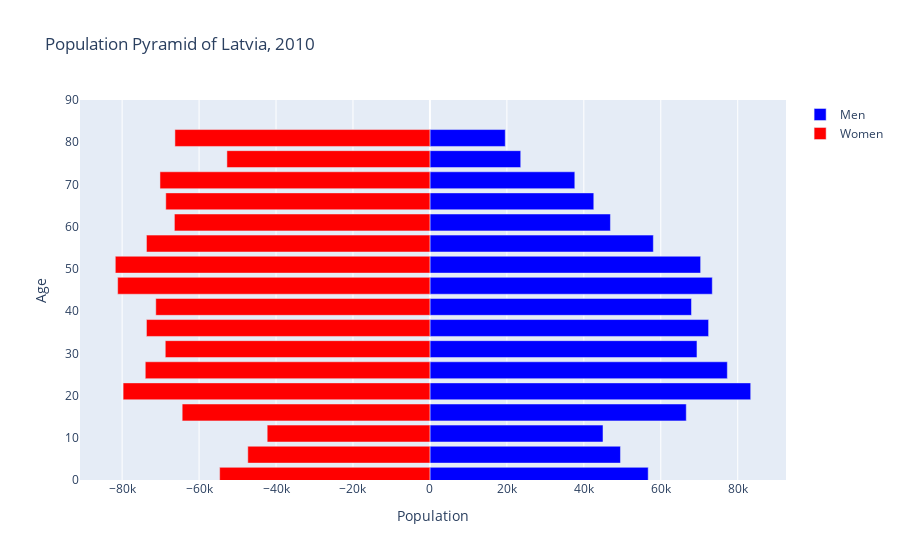
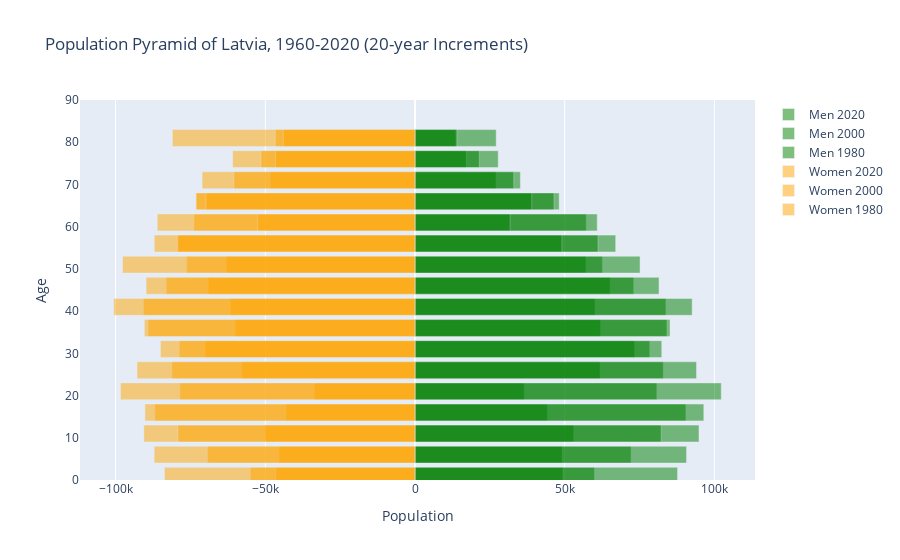

Notebook code for these charts, in order:
### Markdown cell above
### 2. Latvia

### Code cell
pop_pyramid(latvia, "Latvia", [2010])
pop_pyramid(latvia, "Latvia", [2020,1960,20])
animate_pyramid(latvia, "Latvia", (1960, 2020, 1))

### Figure 1 — Plotly figure (JSON) as saved in the notebook; plotly's stock layout.template omitted (floating-point values rounded to 4 significant figures)
{"data": [{"hoverinfo": ["x", "y"], "marker": {"color": "blue"}, "name": "Men", "orientation": "h", "type": "bar", "x": [56732, 49526, 44984, 66624, 83371, 77300, 69405, 72430, 67983, 73387, 70357, 58070, 46916, 42588, 37658, 23600, 19580], "y": [1, 6, 11, 16, 21, 26, 31, 36, 41, 46, 51, 56, 61, 66, 71, 76, 81]}, {"hoverinfo": ["x", "y"], "marker": {"color": "red"}, "name": "Women", "orientation": "h", "type": "bar", "x": [-54654, -47337, -42297, -64392, -79744, -73987, -68788, -73679, -71255, -81166, -81776, -73676, -66416, -68657, -70167, -52771, -66283], "y": [1, 6, 11, 16, 21, 26, 31, 36, 41, 46, 51, 56, 61, 66, 71, 76, 81]}], "layout": {"barmode": "overlay", "title": {"text": "Population Pyramid of Latvia, 2010"}, "xaxis": {"title": {"text": "Population"}}, "yaxis": {"range": [0, 90], "title": {"text": "Age"}}}}

### Figure 2 — Plotly figure (JSON) as saved in the notebook; plotly's stock layout.template omitted (floating-point values rounded to 4 significant figures)
{"data": [{"hoverinfo": ["x", "y"], "marker": {"color": "green"}, "name": "Men 2020", "opacity": 0.5, "orientation": "h", "type": "bar", "x": [59925, 49127, 52985, 44197, 36453, 61794, 73341, 61917, 60104, 65153, 57085, 67029, 57177, 48152, 27051, 27797, 27123], "y": [1, 6, 11, 16, 21, 26, 31, 36, 41, 46, 51, 56, 61, 66, 71, 76, 81]}, {"hoverinfo": ["x", "y"], "marker": {"color": "green"}, "name": "Men 2000", "opacity": 0.5, "orientation": "h", "type": "bar", "x": [49440, 72152, 94845, 90455, 80759, 82904, 78401, 85164, 83796, 73032, 62578, 61111, 60857, 46423, 35196, 17135, 13694], "y": [1, 6, 11, 16, 21, 26, 31, 36, 41, 46, 51, 56, 61, 66, 71, 76, 81]}, {"hoverinfo": ["x", "y"], "marker": {"color": "green"}, "name": "Men 1980", "opacity": 0.5, "orientation": "h", "type": "bar", "x": [87681, 90688, 82217, 96457, 102274, 94020, 82410, 84196, 92561, 81499, 75161, 49060, 31773, 38989, 32978, 21470, 14037], "y": [1, 6, 11, 16, 21, 26, 31, 36, 41, 46, 51, 56, 61, 66, 71, 76, 81]}, {"hoverinfo": ["x", "y"], "marker": {"color": "orange"}, "name": "Women 2020", "opacity": 0.5, "orientation": "h", "type": "bar", "x": [-55023, -45384, -50019, -43059, -33644, -57864, -70076, -60030, -61626, -69069, -63062, -79216, -73811, -73039, -48278, -60901, -81037], "y": [1, 6, 11, 16, 21, 26, 31, 36, 41, 46, 51, 56, 61, 66, 71, 76, 81]}, {"hoverinfo": ["x", "y"], "marker": {"color": "orange"}, "name": "Women 2000", "opacity": 0.5, "orientation": "h", "type": "bar", "x": [-46494, -69261, -90569, -86877, -78504, -81181, -78690, -90404, -90672, -83078, -76218, -79161, -86094, -73171, -71110, -51439, -46684], "y": [1, 6, 11, 16, 21, 26, 31, 36, 41, 46, 51, 56, 61, 66, 71, 76, 81]}, {"hoverinfo": ["x", "y"], "marker": {"color": "orange"}, "name": "Women 1980", "opacity": 0.5, "orientation": "h", "type": "bar", "x": [-83671, -87116, -79167, -90198, -98374, -92831, -85045, -89207, -100612, -89812, -97692, -87084, -52550, -69808, -60497, -46570, -43994], "y": [1, 6, 11, 16, 21, 26, 31, 36, 41, 46, 51, 56, 61, 66, 71, 76, 81]}], "layout": {"barmode": "overlay", "title": {"text": "Population Pyramid of Latvia, 1960-2020 (20-year Increments)"}, "xaxis": {"title": {"text": "Population"}}, "yaxis": {"range": [0, 90], "title": {"text": "Age"}}}}
